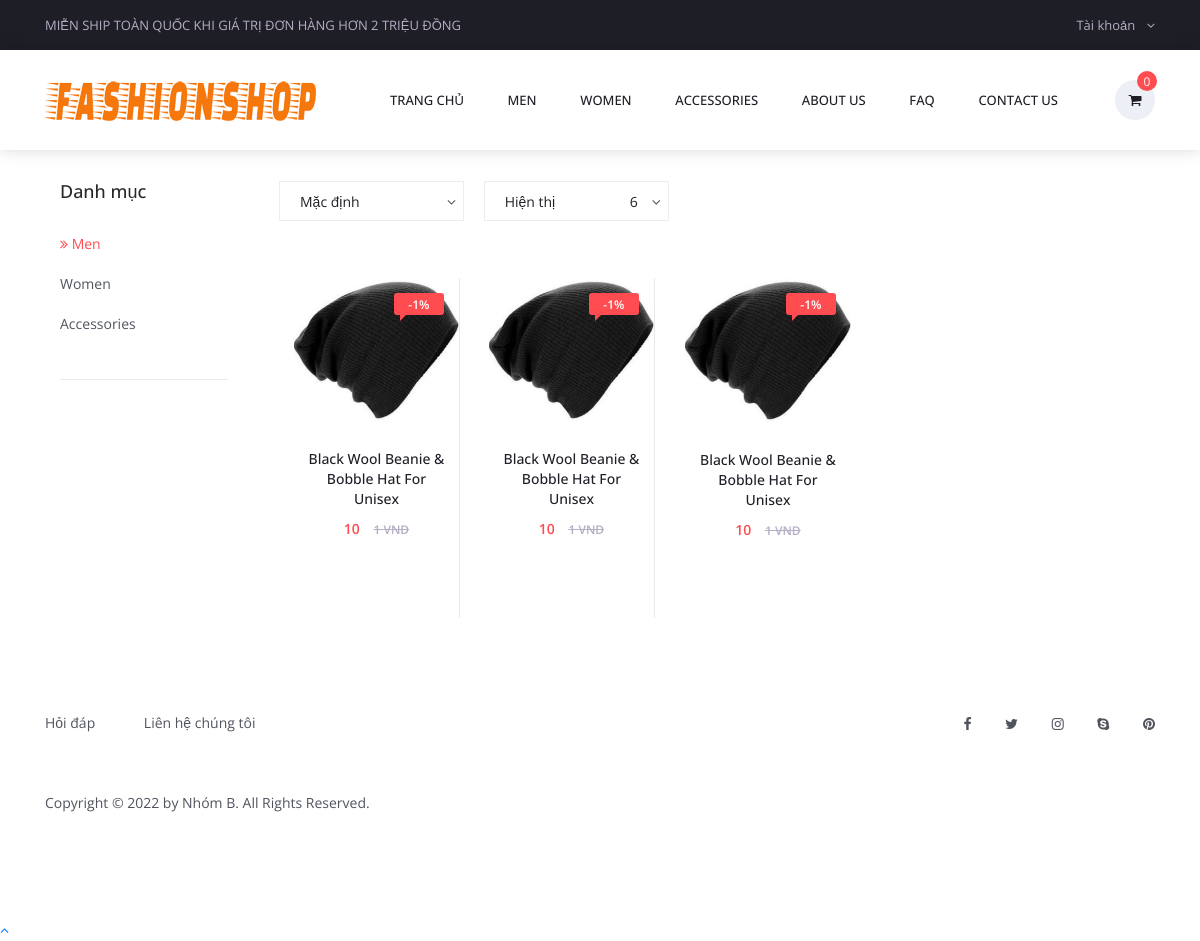
Page /product-category.php?id=1&type=top-category on the committed database.
### tables this page shows
CREATE TABLE `tbl_settings` (
  `id` int NOT NULL AUTO_INCREMENT,
  `logo` varchar(255) NOT NULL DEFAULT '',
  `favicon` varchar(255) NOT NULL DEFAULT '',
  `footer_about` text NOT NULL,
  `footer_copyright` text NOT NULL,
  `contact_address` text NOT NULL,
  `contact_email` varchar(255) NOT NULL DEFAULT '',
  `contact_phone` varchar(255) NOT NULL DEFAULT '',
  `contact_fax` varchar(255) NOT NULL DEFAULT '',
  `contact_map_iframe` text NOT NULL,
  `receive_email` varchar(255) NOT NULL DEFAULT '',
  `receive_email_subject` varchar(255) NOT NULL DEFAULT '',
  `receive_email_thank_you_message` text NOT NULL,
  `forget_password_message` text NOT NULL,
  `total_recent_post_footer` int NOT NULL,
  `total_popular_post_footer` int NOT NULL,
  `total_recent_post_sidebar` int NOT NULL,
  `total_popular_post_sidebar` int NOT NULL,
  `total_featured_product_home` int NOT NULL,
  `total_latest_product_home` int NOT NULL,
  `total_popular_product_home` int NOT NULL,
  `meta_title_home` text NOT NULL,
  `meta_keyword_home` text NOT NULL,
  `meta_description_home` text NOT NULL,
  `banner_login` varchar(255) NOT NULL DEFAULT '',
  `banner_registration` varchar(255) NOT NULL DEFAULT '',
  `banner_forget_password` varchar(255) NOT NULL DEFAULT '',
  `banner_reset_password` varchar(255) NOT NULL DEFAULT '',
  `banner_search` varchar(255) NOT NULL DEFAULT '',
  `banner_cart` varchar(255) NOT NULL DEFAULT '',
  `banner_checkout` varchar(255) NOT NULL DEFAULT '',
  `banner_product_category` varchar(255) NOT NULL DEFAULT '',
  `banner_blog` varchar(255) NOT NULL DEFAULT '',
  `cta_title` varchar(255) NOT NULL DEFAULT '',
  `cta_content` text NOT NULL,
  `cta_read_more_text` varchar(255) NOT NULL DEFAULT '',
  `cta_read_more_url` varchar(255) NOT NULL DEFAULT '',
  `cta_photo` varchar(255) NOT NULL DEFAULT '',
  `featured_product_title` varchar(255) NOT NULL DEFAULT '',
  `featured_product_subtitle` varchar(255) NOT NULL DEFAULT '',
  `latest_product_title` varchar(255) NOT NULL DEFAULT '',
  `latest_product_subtitle` varchar(255) NOT NULL DEFAULT '',
  `popular_product_title` varchar(255) NOT NULL DEFAULT '',
  `popular_product_subtitle` varchar(255) NOT NULL DEFAULT '',
  `testimonial_title` varchar(255) NOT NULL DEFAULT '',
  `testimonial_subtitle` varchar(255) NOT NULL DEFAULT '',
  `testimonial_photo` varchar(255) NOT NULL DEFAULT '',
  `blog_title` varchar(255) NOT NULL DEFAULT '',
  `blog_subtitle` varchar(255) NOT NULL DEFAULT '',
  `newsletter_text` text NOT NULL,
  `paypal_email` varchar(255) NOT NULL DEFAULT '',
  `stripe_public_key` varchar(255) NOT NULL DEFAULT '',
  `stripe_secret_key` varchar(255) NOT NULL DEFAULT '',
  `bank_detail` text NOT NULL,
  `before_head` text NOT NULL,
  `after_body` text NOT NULL,
  `before_body` text NOT NULL,
  `home_service_on_off` int NOT NULL,
  `home_welcome_on_off` int NOT NULL,
  `home_featured_product_on_off` int NOT NULL,
  `home_latest_product_on_off` int NOT NULL,
  `home_popular_product_on_off` int NOT NULL,
  `home_testimonial_on_off` int NOT NULL,
  `home_blog_on_off` int NOT NULL,
  `newsletter_on_off` int NOT NULL,
  `ads_above_welcome_on_off` int NOT NULL,
  `ads_above_featured_product_on_off` int NOT NULL,
  `ads_above_latest_product_on_off` int NOT NULL,
  `ads_above_popular_product_on_off` int NOT NULL,
  `ads_above_testimonial_on_off` int NOT NULL,
  `ads_category_sidebar_on_off` int NOT NULL,
  PRIMARY KEY (`id`)
);

CREATE TABLE `tbl_top_category` (
  `tcat_id` int NOT NULL AUTO_INCREMENT,
  `tcat_name` varchar(255) NOT NULL DEFAULT '',
  `show_on_menu` int NOT NULL,
  `photo` varchar(255) DEFAULT NULL,
  PRIMARY KEY (`tcat_id`)
);

CREATE TABLE `tbl_page` (
  `id` int NOT NULL AUTO_INCREMENT,
  `about_title` varchar(255) NOT NULL,
  `about_content` text NOT NULL,
  `about_banner` varchar(255) NOT NULL,
  `about_meta_title` varchar(255) NOT NULL,
  `about_meta_keyword` text NOT NULL,
  `about_meta_description` text NOT NULL,
  `faq_title` varchar(255) NOT NULL,
  `faq_banner` varchar(255) NOT NULL,
  `faq_meta_title` varchar(255) NOT NULL,
  `faq_meta_keyword` text NOT NULL,
  `faq_meta_description` text NOT NULL,
  `blog_title` varchar(255) NOT NULL,
  `blog_banner` varchar(255) NOT NULL,
  `blog_meta_title` varchar(255) NOT NULL,
  `blog_meta_keyword` text NOT NULL,
  `blog_meta_description` text NOT NULL,
  `contact_title` varchar(255) NOT NULL,
  `contact_banner` varchar(255) NOT NULL,
  `contact_meta_title` varchar(255) NOT NULL,
  `contact_meta_keyword` text NOT NULL,
  `contact_meta_description` text NOT NULL,
  `pgallery_title` varchar(255) NOT NULL,
  `pgallery_banner` varchar(255) NOT NULL,
  `pgallery_meta_title` varchar(255) NOT NULL,
  `pgallery_meta_keyword` text NOT NULL,
  `pgallery_meta_description` text NOT NULL,
  `vgallery_title` varchar(255) NOT NULL,
  `vgallery_banner` varchar(255) NOT NULL,
  `vgallery_meta_title` varchar(255) NOT NULL,
  `vgallery_meta_keyword` text NOT NULL,
  `vgallery_meta_description` text NOT NULL,
  PRIMARY KEY (`id`)
);

CREATE TABLE `tbl_product` (
  `p_id` int NOT NULL AUTO_INCREMENT,
  `p_name` varchar(255) NOT NULL,
  `p_old_price` varchar(10) NOT NULL,
  `p_current_price` varchar(10) NOT NULL,
  `p_qty` int NOT NULL,
  `p_featured_photo` varchar(255) NOT NULL,
  `p_description` text NOT NULL,
  `p_short_description` text NOT NULL,
  `p_feature` text NOT NULL,
  `p_condition` text NOT NULL,
  `p_return_policy` text NOT NULL,
  `p_total_view` int NOT NULL,
  `p_is_featured` int NOT NULL,
  `p_is_active` int NOT NULL,
  `ecat_id` int NOT NULL,
  PRIMARY KEY (`p_id`)
);

### product-category.php (the view, shortened to what this page needs)
<?php require_once('header.php'); ?>
<div class="col-md-12" style="clear: both; margin-top: 30px;"></div>
<link rel="stylesheet" type="text/css" href="styles/categories_styles.css">
<link rel="stylesheet" type="text/css" href="styles/categories_responsive.css">
<div class="container product_section_container">
		<div class="row">
			<div class="col product_section clearfix">
				<div class="col-md-3 sidebar">
					<div class="sidebar_section">
                    <?php require_once('sidebar-category.php'); ?>
					</div>
				</div>
				<div class="col-md-9 main_content">
					<div class="products_iso">
						<div class="row">
							<div class="col">
								<div class="product_sorting_container product_sorting_container_top">
									<ul class="product_sorting">
										<li>
											<span class="type_sorting_text">Mặc định</span>
											<i class="fa fa-angle-down"></i>
										</li>
										<li>
											<span>Hiện thị</span>
											<span class="num_sorting_text">6</span>
											<i class="fa fa-angle-down"></i>
										</li>
									</ul>
								</div>
								<div class="product-grid">
                                <?php
                                    if (isset($_GET['id']) && isset($_GET['type'])){
                                        $catid = $_GET['id'];
                                    }
                                    $statement = $pdo->prepare("SELECT * FROM tbl_product WHERE ecat_id=? AND p_is_active=?");
                                    $statement->execute(array($catid,1));
                                    $result = $statement->fetchAll(PDO::FETCH_ASSOC);
                                    foreach ($result as $row) {
                                        ?>
                                        <div class="col-md-3 product-item">
                                            <div class="product discount product_filter">
                                                <div class="product_image">
                                                    <img src="assets/uploads/<?php echo $row['p_featured_photo']; ?>" alt="">
                                                </div>
                                                <?php
                                                $percent = ($row['p_old_price'] != '') ? number_format(1 - ($row['p_current_price']/$row['p_old_price']),0): 0;
                                                if ($percent > 0) {
                                                ?>
                                                <div class="product_bubble product_bubble_right product_bubble_red d-flex flex-column align-items-center"><span>-<?php echo $percent ?>%</span></div>
                                                <?php } ?>
                                                <div class="product_info">
                                                    <h6 class="product_name"><a href="product.php?id=<?php echo $row['p_id']; ?>"><?php echo $row['p_name']; ?></a></h6>
                                                    <div class="product_price"><?php if($row['p_old_price'] != ''): ?>
                                                            <?php echo $row['p_old_price']; ?>
                                                        <?php endif; ?><span><?php echo $row['p_current_price']; ?> VND</span></div>
                                                </div>
                                            </div>
                                        </div>
                                        <?php
                                    }
                                    ?>
								</div>
							</div>
						</div>
					</div>
				</div>
			</div>
		</div>
	</div>
<?php require_once('footer.php'); ?>

### header.php (shortened to what this page needs)
<?php
include("admin/inc/config.php");
$statement = $pdo->prepare("SELECT * FROM tbl_settings WHERE id=1");
$statement->execute();
$result = $statement->fetchAll(PDO::FETCH_ASSOC);
foreach ($result as $row)
{
	$logo = $row['logo'];
}
?>
<!DOCTYPE html>
<html lang="en">
<head>
	<link rel="stylesheet" type="text/css" href="styles/bootstrap4/bootstrap.min.css">
	<link href="plugins/font-awesome-4.7.0/css/font-awesome.min.css" rel="stylesheet" type="text/css">
	<link rel="stylesheet" type="text/css" href="plugins/OwlCarousel2-2.2.1/owl.carousel.css">
	<link rel="stylesheet" type="text/css" href="plugins/OwlCarousel2-2.2.1/owl.theme.default.css">
	<link rel="stylesheet" type="text/css" href="plugins/OwlCarousel2-2.2.1/animate.css">
	<link rel="stylesheet" type="text/css" href="styles/responsive.css">
	<link rel="stylesheet" type="text/css" href="styles/main_styles.css">
	<?php
	$statement = $pdo->prepare("SELECT * FROM tbl_page WHERE id=1");
	$statement->execute();
	$result = $statement->fetchAll(PDO::FETCH_ASSOC);
		?>
</head>
<body>
<div class="super_container">
	<header class="header trans_300">
		<div class="top_nav">
			<div class="container">
				<div class="row">
					<div class="col-md-6">
						<div class="top_nav_left">Miễn ship toàn quốc khi giá trị đơn hàng hơn 2 triệu đồng</div>
					</div>
					<div class="col-md-6 text-right">
						<div class="top_nav_right">
							<ul class="top_nav_menu">
								<li class="account">
									<a href="#">
										Tài khoản
										<i class="fa fa-angle-down"></i>
									</a>
								</li>
							</ul>
						</div>
					</div>
				</div>
			</div>
		</div>
		<div class="main_nav_container">
			<div class="container">
				<div class="row">
					<div class="col-lg-12 text-right">
						<div class="logo_container">
						<a href="index.php"><img src="assets/uploads/<?php echo $logo; ?>" alt="logo image"></a>
						</div>
						<nav class="navbar">
							<ul class="navbar_menu">
								<li><a href="index.php">Trang chủ</a></li>
								<?php
								$statement = $pdo->prepare("SELECT * FROM tbl_top_category WHERE show_on_menu=1");
								$statement->execute();
								$result = $statement->fetchAll(PDO::FETCH_ASSOC);
								foreach ($result as $row) {
									?>
									<li><a href="product-category.php?id=<?php echo $row['tcat_id']; ?>&type=top-category"><?php echo $row['tcat_name']; ?></a></li>
									<?php
								}
								?>
								<?php
								$statement = $pdo->prepare("SELECT * FROM tbl_page WHERE id=1");
								$statement->execute();
								$result = $statement->fetchAll(PDO::FETCH_ASSOC);
								foreach ($result as $row) {
									$about_title = $row['about_title'];
									$faq_title = $row['faq_title'];
									$contact_title = $row['contact_title'];
								}
								?>
								<li><a href="about.php"><?php echo $about_title; ?></a></li>
								<li><a href="faq.php"><?php echo $faq_title; ?></a></li>
								<li><a href="contact.php"><?php echo $contact_title; ?></a></li>
							</ul>
							<ul class="navbar_user">
								<li class="checkout">
									<a href="cart.php">
										<i class="fa fa-shopping-cart" aria-hidden="true"></i>
										<span id="checkout_items" class="checkout_items"><?php echo isset($_SESSION['cart_p_id']) ? count($_SESSION['cart_p_id']): 0; ?></span>
									</a>
								</li>
							</ul>
						</nav>
					</div>
				</div>
			</div>
		</div>
	</header>

### sidebar-category.php (shortened to what this page needs)
<div class="sidebar_title">
    <h5>Danh mục</h5>
</div>
<ul class="sidebar_categories">
<?php
    $statement = $pdo->prepare("SELECT * FROM tbl_top_category WHERE show_on_menu=1");
    $statement->execute();
    $result = $statement->fetchAll(PDO::FETCH_ASSOC);
    foreach ($result as $row) {
        ?>
        <li class="<?php if(isset($_GET['id']) && isset($_GET['type']) && $row['tcat_id'] == $_GET['id']) { echo 'active';} ?>">
            <a class="" href="product-category.php?id=<?php echo $row['tcat_id']; ?>&type=top-category">
            <?php if(isset($_GET['id']) && isset($_GET['type']) && $row['tcat_id'] == $_GET['id']) { echo '<i class="fa fa-angle-double-right" aria-hidden="true"></i></span>';} ?>
                <span class="lbl"><?php echo $row['tcat_name']; ?></span>
            </a>
        </li>
        <?php
    }
?>
</ul>

### footer.php (shortened to what this page needs)
<?php
$statement = $pdo->prepare("SELECT * FROM tbl_settings WHERE id=1");
$statement->execute();
$result = $statement->fetchAll(PDO::FETCH_ASSOC);
foreach ($result as $row)
{
	$footer_copyright = $row['footer_copyright'];
}
?>
<footer class="footer">
		<div class="container">
			<div class="row">
				<div class="col-lg-6">
					<div class="footer_nav_container d-flex flex-sm-row flex-column align-items-center justify-content-lg-start justify-content-center text-center">
						<ul class="footer_nav">
							<li><a href="faq.php">Hỏi đáp</a></li>
							<li><a href="contact.php">Liên hệ chúng tôi</a></li>
						</ul>
					</div>
				</div>
				<div class="col-lg-6">
					<div class="footer_social d-flex flex-row align-items-center justify-content-lg-end justify-content-center">
						<ul>
							<li><a href="#"><i class="fa fa-facebook" aria-hidden="true"></i></a></li>
							<li><a href="#"><i class="fa fa-twitter" aria-hidden="true"></i></a></li>
							<li><a href="#"><i class="fa fa-instagram" aria-hidden="true"></i></a></li>
							<li><a href="#"><i class="fa fa-skype" aria-hidden="true"></i></a></li>
							<li><a href="#"><i class="fa fa-pinterest" aria-hidden="true"></i></a></li>
						</ul>
					</div>
				</div>
			</div>
			<div class="row">
				<div class="col-lg-12">
					<div class="footer_nav_container">
						<div class="cr"><?php echo $footer_copyright; ?></div>
					</div>
				</div>
			</div>
		</div>
	</footer>
</div>
<a href="#" class="scrollup">
	<i class="fa fa-angle-up"></i>
</a>
</body>
</html>

### rows in the picture
tbl_settings: logo (picture), footer_copyright "Copyright © 2022 by Nhóm B. All Rights Reserved."
tbl_top_category: tcat_name "MEN", tcat_name "Men"
tbl_top_category: tcat_name "WOMEN", tcat_name "Women"
tbl_top_category: tcat_name "ACCESSORIES", tcat_name "Accessories"
tbl_page: about_title "ABOUT US", faq_title "FAQ", contact_title "CONTACT US"
tbl_product: p_featured_photo (picture), p_current_price "1", p_name "Black Wool Beanie & Bobble Hat For Unisex", p_old_price "10"
tbl_product: p_featured_photo (picture), p_current_price "1", p_name "Black Wool Beanie & Bobble Hat For Unisex", p_old_price "10"
tbl_product: p_featured_photo (picture), p_current_price "1", p_name "Black Wool Beanie & Bobble Hat For Unisex", p_old_price "10"
